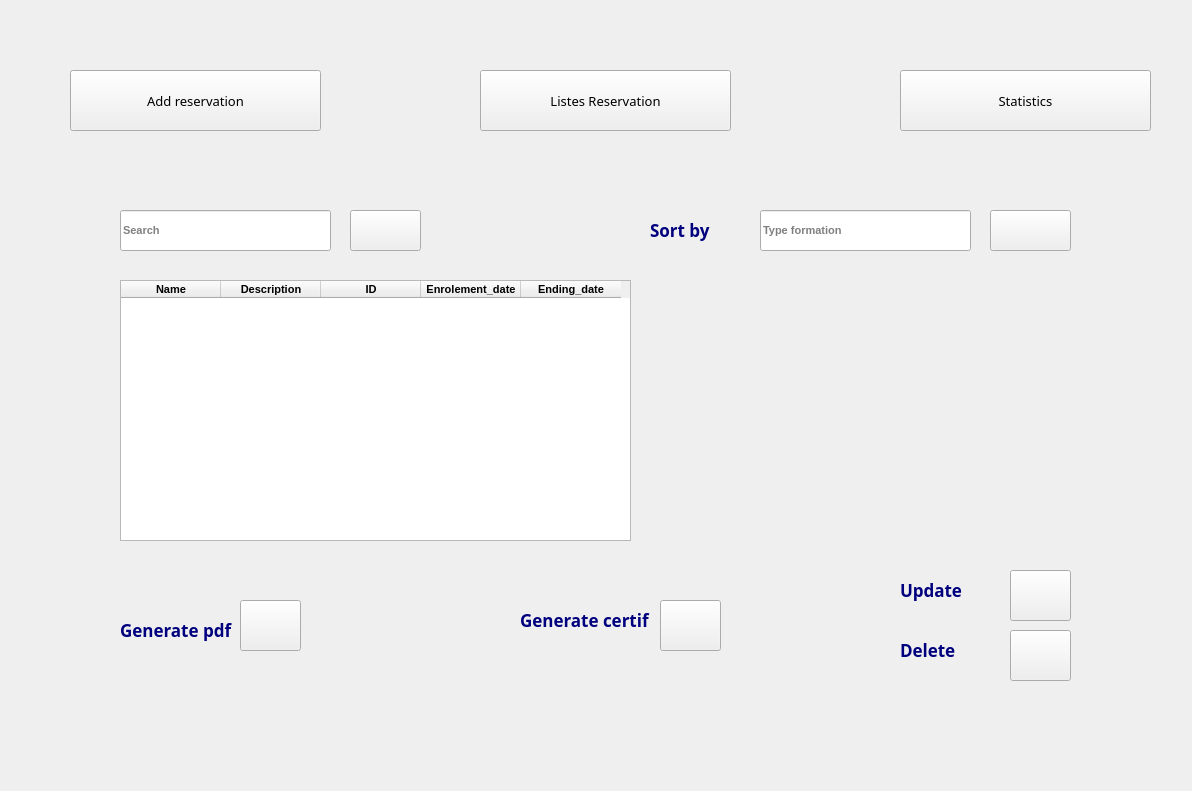
<?xml version="1.0" encoding="UTF-8"?>
<ui version="4.0">
 <class>reservation2</class>
 <widget class="QWidget" name="reservation2">
  <property name="geometry">
   <rect>
    <x>0</x>
    <y>0</y>
    <width>1192</width>
    <height>791</height>
   </rect>
  </property>
  <property name="windowTitle">
   <string>Form</string>
  </property>
  <widget class="QPushButton" name="f_liste_courses">
   <property name="geometry">
    <rect>
     <x>480</x>
     <y>70</y>
     <width>251</width>
     <height>61</height>
    </rect>
   </property>
   <property name="font">
    <font>
     <family>Nirmala UI Semilight</family>
     <pointsize>10</pointsize>
    </font>
   </property>
   <property name="text">
    <string>Listes Reservation</string>
   </property>
   <property name="checkable">
    <bool>false</bool>
   </property>
   <property name="autoDefault">
    <bool>true</bool>
   </property>
   <property name="flat">
    <bool>false</bool>
   </property>
  </widget>
  <widget class="QStackedWidget" name="stackedWidget">
   <property name="geometry">
    <rect>
     <x>40</x>
     <y>180</y>
     <width>1121</width>
     <height>521</height>
    </rect>
   </property>
   <property name="font">
    <font>
     <pointsize>8</pointsize>
     <weight>75</weight>
     <bold>true</bold>
    </font>
   </property>
   <property name="currentIndex">
    <number>1</number>
   </property>
   <widget class="QWidget" name="border1">
    <widget class="QLabel" name="course_name">
     <property name="geometry">
      <rect>
       <x>110</x>
       <y>70</y>
       <width>131</width>
       <height>41</height>
      </rect>
     </property>
     <property name="font">
      <font>
       <family>Nirmala UI Semilight</family>
       <pointsize>12</pointsize>
       <weight>75</weight>
       <bold>true</bold>
      </font>
     </property>
     <property name="text">
      <string>Name</string>
     </property>
    </widget>
    <widget class="QLabel" name="course_type">
     <property name="geometry">
      <rect>
       <x>110</x>
       <y>160</y>
       <width>131</width>
       <height>41</height>
      </rect>
     </property>
     <property name="font">
      <font>
       <family>Nirmala UI Semilight</family>
       <pointsize>12</pointsize>
       <weight>75</weight>
       <bold>true</bold>
      </font>
     </property>
     <property name="text">
      <string>ID Réservation</string>
     </property>
    </widget>
    <widget class="QLabel" name="course_beginning">
     <property name="geometry">
      <rect>
       <x>110</x>
       <y>260</y>
       <width>161</width>
       <height>41</height>
      </rect>
     </property>
     <property name="font">
      <font>
       <family>Nirmala UI Semilight</family>
       <pointsize>12</pointsize>
       <weight>75</weight>
       <bold>true</bold>
      </font>
     </property>
     <property name="text">
      <string>Enrolement date</string>
     </property>
    </widget>
    <widget class="QLabel" name="course_ending">
     <property name="geometry">
      <rect>
       <x>640</x>
       <y>70</y>
       <width>131</width>
       <height>41</height>
      </rect>
     </property>
     <property name="font">
      <font>
       <family>Nirmala UI Semilight</family>
       <pointsize>12</pointsize>
       <weight>75</weight>
       <bold>true</bold>
      </font>
     </property>
     <property name="text">
      <string>Ending date</string>
     </property>
    </widget>
    <widget class="QLabel" name="course_description">
     <property name="geometry">
      <rect>
       <x>640</x>
       <y>160</y>
       <width>131</width>
       <height>41</height>
      </rect>
     </property>
     <property name="font">
      <font>
       <family>Nirmala UI Semilight</family>
       <pointsize>12</pointsize>
       <weight>75</weight>
       <bold>true</bold>
      </font>
     </property>
     <property name="text">
      <string>Description</string>
     </property>
    </widget>
    <widget class="QLineEdit" name="put_name">
     <property name="geometry">
      <rect>
       <x>330</x>
       <y>80</y>
       <width>211</width>
       <height>31</height>
      </rect>
     </property>
     <property name="placeholderText">
      <string>Name</string>
     </property>
    </widget>
    <widget class="QTextEdit" name="put_description">
     <property name="geometry">
      <rect>
       <x>790</x>
       <y>170</y>
       <width>211</width>
       <height>121</height>
      </rect>
     </property>
     <property name="placeholderText">
      <string>Bio</string>
     </property>
    </widget>
    <widget class="QPushButton" name="confirm_add">
     <property name="geometry">
      <rect>
       <x>640</x>
       <y>350</y>
       <width>171</width>
       <height>41</height>
      </rect>
     </property>
     <property name="text">
      <string>Confirm add</string>
     </property>
     <property name="checkable">
      <bool>true</bool>
     </property>
    </widget>
    <widget class="QPushButton" name="confirm_update">
     <property name="geometry">
      <rect>
       <x>830</x>
       <y>350</y>
       <width>171</width>
       <height>41</height>
      </rect>
     </property>
     <property name="text">
      <string>Confirm update</string>
     </property>
    </widget>
    <widget class="QLabel" name="confirm_icon">
     <property name="geometry">
      <rect>
       <x>780</x>
       <y>320</y>
       <width>50</width>
       <height>50</height>
      </rect>
     </property>
     <property name="text">
      <string/>
     </property>
     <property name="pixmap">
      <pixmap resource="res.qrc">:/icon/check-mark_1207330.png</pixmap>
     </property>
     <property name="scaledContents">
      <bool>true</bool>
     </property>
    </widget>
    <widget class="QLabel" name="update_icon">
     <property name="geometry">
      <rect>
       <x>980</x>
       <y>330</y>
       <width>35</width>
       <height>35</height>
      </rect>
     </property>
     <property name="text">
      <string/>
     </property>
     <property name="pixmap">
      <pixmap resource="res.qrc">:/icon/Untitled.png</pixmap>
     </property>
     <property name="scaledContents">
      <bool>true</bool>
     </property>
    </widget>
    <widget class="QDateTimeEdit" name="dateTimeEdit">
     <property name="geometry">
      <rect>
       <x>330</x>
       <y>260</y>
       <width>211</width>
       <height>31</height>
      </rect>
     </property>
     <property name="styleSheet">
      <string notr="true">QDateTimeEdit {
    font: &quot;Poppins&quot;;
    border: 2px solid #3498db;
    border-radius: 5px;
    padding: 3px;
    background: #f8f8f8;
}

QDateTimeEdit::drop-down {
    subcontrol-origin: padding;
    subcontrol-position: center right; /* Ajusté pour centrer verticalement */
    width: 15px;
    border-left: 2px solid #3498db;
    margin-right: 5px;
}

QDateTimeEdit::down-arrow {

    width: 10%;
    height: 10%;
    margin-right: 5px;
}

QDateTimeEdit::up-button, QDateTimeEdit::down-button {
    width: 10%; 
    height: 10%;
    image: url(&quot;C:/Users/WorKenX/Desktop/Project qt/i/icon/fleche2.png&quot;); 
    margin-right: 5px;
}

QDateTimeEdit::down-button {
    image: url(&quot;C:/Users/WorKenX/Desktop/Project qt/i/icon/fleche.png&quot;);
    margin-right: 5px;
}</string>
     </property>
    </widget>
    <widget class="QDateTimeEdit" name="dateTimeEdit_2">
     <property name="geometry">
      <rect>
       <x>790</x>
       <y>80</y>
       <width>211</width>
       <height>31</height>
      </rect>
     </property>
     <property name="styleSheet">
      <string notr="true">QDateTimeEdit {
    font: &quot;Poppins&quot;;
    border: 2px solid #3498db;
    border-radius: 5px;
    padding: 3px;
    background: #f8f8f8;
}

QDateTimeEdit::drop-down {
    subcontrol-origin: padding;
    subcontrol-position: center right; /* Ajusté pour centrer verticalement */
    width: 15px;
    border-left: 2px solid #3498db;
    margin-right: 5px;
}

QDateTimeEdit::down-arrow {

    width: 10%;
    height: 10%;
    margin-right: 5px;
}

QDateTimeEdit::up-button, QDateTimeEdit::down-button {
    width: 10%; 
    height: 10%;
    image: url(&quot;C:/Users/WorKenX/Desktop/Project qt/i/icon/fleche2.png&quot;); 
    margin-right: 5px;
}

QDateTimeEdit::down-button {
    image: url(&quot;C:/Users/WorKenX/Desktop/Project qt/i/icon/fleche.png&quot;);
    margin-right: 5px;
}</string>
     </property>
    </widget>
    <widget class="QLineEdit" name="ID">
     <property name="geometry">
      <rect>
       <x>330</x>
       <y>170</y>
       <width>211</width>
       <height>31</height>
      </rect>
     </property>
     <property name="placeholderText">
      <string>Name</string>
     </property>
    </widget>
   </widget>
   <widget class="QWidget" name="border2">
    <widget class="QLineEdit" name="search_course">
     <property name="geometry">
      <rect>
       <x>80</x>
       <y>30</y>
       <width>211</width>
       <height>41</height>
      </rect>
     </property>
     <property name="placeholderText">
      <string>Search</string>
     </property>
    </widget>
    <widget class="QPushButton" name="search_button">
     <property name="geometry">
      <rect>
       <x>310</x>
       <y>30</y>
       <width>71</width>
       <height>41</height>
      </rect>
     </property>
     <property name="text">
      <string/>
     </property>
     <property name="icon">
      <iconset resource="res.qrc">
       <normaloff>:/icon/search_5807787.png</normaloff>:/icon/search_5807787.png</iconset>
     </property>
     <property name="iconSize">
      <size>
       <width>30</width>
       <height>30</height>
      </size>
     </property>
     <property name="flat">
      <bool>false</bool>
     </property>
    </widget>
    <widget class="QLabel" name="course_name_7">
     <property name="geometry">
      <rect>
       <x>610</x>
       <y>30</y>
       <width>131</width>
       <height>41</height>
      </rect>
     </property>
     <property name="font">
      <font>
       <family>Nirmala UI Semilight</family>
       <pointsize>13</pointsize>
       <weight>75</weight>
       <bold>true</bold>
      </font>
     </property>
     <property name="styleSheet">
      <string notr="true">color: rgb(0, 0, 127);</string>
     </property>
     <property name="text">
      <string>Sort by</string>
     </property>
     <property name="textFormat">
      <enum>Qt::RichText</enum>
     </property>
     <property name="scaledContents">
      <bool>false</bool>
     </property>
    </widget>
    <widget class="QLineEdit" name="sort_by">
     <property name="geometry">
      <rect>
       <x>720</x>
       <y>30</y>
       <width>211</width>
       <height>41</height>
      </rect>
     </property>
     <property name="placeholderText">
      <string>Type formation</string>
     </property>
    </widget>
    <widget class="QPushButton" name="sort_button">
     <property name="geometry">
      <rect>
       <x>950</x>
       <y>30</y>
       <width>81</width>
       <height>41</height>
      </rect>
     </property>
     <property name="text">
      <string/>
     </property>
     <property name="icon">
      <iconset resource="res.qrc">
       <normaloff>:/icon/setting_6874449.png</normaloff>:/icon/setting_6874449.png</iconset>
     </property>
     <property name="iconSize">
      <size>
       <width>30</width>
       <height>30</height>
      </size>
     </property>
    </widget>
    <widget class="QLabel" name="course_name_8">
     <property name="geometry">
      <rect>
       <x>80</x>
       <y>430</y>
       <width>141</width>
       <height>41</height>
      </rect>
     </property>
     <property name="font">
      <font>
       <family>Nirmala UI Semilight</family>
       <pointsize>13</pointsize>
       <weight>75</weight>
       <bold>true</bold>
      </font>
     </property>
     <property name="styleSheet">
      <string notr="true">color: rgb(0, 0, 127);</string>
     </property>
     <property name="text">
      <string>Generate pdf</string>
     </property>
     <property name="textFormat">
      <enum>Qt::RichText</enum>
     </property>
     <property name="scaledContents">
      <bool>false</bool>
     </property>
    </widget>
    <widget class="QPushButton" name="generate_pdf">
     <property name="geometry">
      <rect>
       <x>200</x>
       <y>420</y>
       <width>61</width>
       <height>51</height>
      </rect>
     </property>
     <property name="text">
      <string/>
     </property>
     <property name="icon">
      <iconset resource="res.qrc">
       <normaloff>:/icon/pdf_8304568.png</normaloff>:/icon/pdf_8304568.png</iconset>
     </property>
     <property name="iconSize">
      <size>
       <width>40</width>
       <height>40</height>
      </size>
     </property>
     <property name="flat">
      <bool>false</bool>
     </property>
    </widget>
    <widget class="QLabel" name="course_name_9">
     <property name="geometry">
      <rect>
       <x>480</x>
       <y>420</y>
       <width>161</width>
       <height>41</height>
      </rect>
     </property>
     <property name="font">
      <font>
       <family>Nirmala UI Semilight</family>
       <pointsize>13</pointsize>
       <weight>75</weight>
       <bold>true</bold>
      </font>
     </property>
     <property name="styleSheet">
      <string notr="true">color: rgb(0, 0, 127);</string>
     </property>
     <property name="text">
      <string>Generate certif</string>
     </property>
     <property name="textFormat">
      <enum>Qt::RichText</enum>
     </property>
     <property name="scaledContents">
      <bool>false</bool>
     </property>
    </widget>
    <widget class="QPushButton" name="generate_certif">
     <property name="geometry">
      <rect>
       <x>620</x>
       <y>420</y>
       <width>61</width>
       <height>51</height>
      </rect>
     </property>
     <property name="text">
      <string/>
     </property>
     <property name="icon">
      <iconset resource="res.qrc">
       <normaloff>:/icon/diploma_4706145.png</normaloff>:/icon/diploma_4706145.png</iconset>
     </property>
     <property name="iconSize">
      <size>
       <width>40</width>
       <height>40</height>
      </size>
     </property>
     <property name="flat">
      <bool>false</bool>
     </property>
    </widget>
    <widget class="QLabel" name="course_name_10">
     <property name="geometry">
      <rect>
       <x>860</x>
       <y>390</y>
       <width>131</width>
       <height>41</height>
      </rect>
     </property>
     <property name="font">
      <font>
       <family>Nirmala UI Semilight</family>
       <pointsize>13</pointsize>
       <weight>75</weight>
       <bold>true</bold>
      </font>
     </property>
     <property name="styleSheet">
      <string notr="true">color: rgb(0, 0, 127);</string>
     </property>
     <property name="text">
      <string>Update</string>
     </property>
     <property name="textFormat">
      <enum>Qt::RichText</enum>
     </property>
     <property name="scaledContents">
      <bool>false</bool>
     </property>
    </widget>
    <widget class="QPushButton" name="update_button">
     <property name="geometry">
      <rect>
       <x>970</x>
       <y>390</y>
       <width>61</width>
       <height>51</height>
      </rect>
     </property>
     <property name="text">
      <string/>
     </property>
     <property name="icon">
      <iconset resource="res.qrc">
       <normaloff>:/icon/edit_1443396.png</normaloff>:/icon/edit_1443396.png</iconset>
     </property>
     <property name="iconSize">
      <size>
       <width>40</width>
       <height>40</height>
      </size>
     </property>
     <property name="flat">
      <bool>false</bool>
     </property>
    </widget>
    <widget class="QLabel" name="course_name_11">
     <property name="geometry">
      <rect>
       <x>860</x>
       <y>450</y>
       <width>131</width>
       <height>41</height>
      </rect>
     </property>
     <property name="font">
      <font>
       <family>Nirmala UI Semilight</family>
       <pointsize>13</pointsize>
       <weight>75</weight>
       <bold>true</bold>
      </font>
     </property>
     <property name="styleSheet">
      <string notr="true">color: rgb(0, 0, 127);</string>
     </property>
     <property name="text">
      <string>Delete</string>
     </property>
     <property name="textFormat">
      <enum>Qt::RichText</enum>
     </property>
     <property name="scaledContents">
      <bool>false</bool>
     </property>
    </widget>
    <widget class="QPushButton" name="delete_2">
     <property name="geometry">
      <rect>
       <x>970</x>
       <y>450</y>
       <width>61</width>
       <height>51</height>
      </rect>
     </property>
     <property name="text">
      <string/>
     </property>
     <property name="icon">
      <iconset resource="res.qrc">
       <normaloff>:/icon/delete_3983957.png</normaloff>:/icon/delete_3983957.png</iconset>
     </property>
     <property name="iconSize">
      <size>
       <width>40</width>
       <height>40</height>
      </size>
     </property>
     <property name="flat">
      <bool>false</bool>
     </property>
    </widget>
    <widget class="QTableWidget" name="tableau_historique">
     <property name="geometry">
      <rect>
       <x>80</x>
       <y>100</y>
       <width>511</width>
       <height>261</height>
      </rect>
     </property>
     <column>
      <property name="text">
       <string>Name</string>
      </property>
     </column>
     <column>
      <property name="text">
       <string>Description</string>
      </property>
     </column>
     <column>
      <property name="text">
       <string>ID</string>
      </property>
      <property name="background">
       <color>
        <red>100</red>
        <green>161</green>
        <blue>194</blue>
       </color>
      </property>
     </column>
     <column>
      <property name="text">
       <string>Enrolement_date</string>
      </property>
     </column>
     <column>
      <property name="text">
       <string>Ending_date</string>
      </property>
     </column>
    </widget>
   </widget>
   <widget class="QWidget" name="border3">
    <widget class="QLabel" name="stat1">
     <property name="geometry">
      <rect>
       <x>10</x>
       <y>80</y>
       <width>511</width>
       <height>261</height>
      </rect>
     </property>
     <property name="text">
      <string/>
     </property>
     <property name="pixmap">
      <pixmap resource="res.qrc">:/icon/f.png</pixmap>
     </property>
     <property name="scaledContents">
      <bool>true</bool>
     </property>
    </widget>
    <widget class="QLabel" name="stat2">
     <property name="geometry">
      <rect>
       <x>570</x>
       <y>80</y>
       <width>531</width>
       <height>261</height>
      </rect>
     </property>
     <property name="text">
      <string/>
     </property>
     <property name="pixmap">
      <pixmap resource="res.qrc">:/icon/e.png</pixmap>
     </property>
     <property name="scaledContents">
      <bool>true</bool>
     </property>
    </widget>
   </widget>
  </widget>
  <widget class="QLabel" name="label_3">
   <property name="geometry">
    <rect>
     <x>930</x>
     <y>80</y>
     <width>40</width>
     <height>40</height>
    </rect>
   </property>
   <property name="text">
    <string/>
   </property>
   <property name="pixmap">
    <pixmap resource="res.qrc">:/icon/statii.png</pixmap>
   </property>
   <property name="scaledContents">
    <bool>true</bool>
   </property>
  </widget>
  <widget class="QLabel" name="label_2">
   <property name="geometry">
    <rect>
     <x>80</x>
     <y>80</y>
     <width>40</width>
     <height>40</height>
    </rect>
   </property>
   <property name="text">
    <string/>
   </property>
   <property name="pixmap">
    <pixmap resource="res.qrc">:/icon/plus2.png</pixmap>
   </property>
   <property name="scaledContents">
    <bool>true</bool>
   </property>
  </widget>
  <widget class="QPushButton" name="f_add_course">
   <property name="geometry">
    <rect>
     <x>70</x>
     <y>70</y>
     <width>251</width>
     <height>61</height>
    </rect>
   </property>
   <property name="font">
    <font>
     <family>Nirmala UI Semilight</family>
     <pointsize>10</pointsize>
     <weight>50</weight>
     <bold>false</bold>
    </font>
   </property>
   <property name="styleSheet">
    <string notr="true"/>
   </property>
   <property name="text">
    <string>Add reservation</string>
   </property>
   <property name="checkable">
    <bool>false</bool>
   </property>
   <property name="checked">
    <bool>false</bool>
   </property>
   <property name="autoDefault">
    <bool>true</bool>
   </property>
   <property name="default">
    <bool>false</bool>
   </property>
  </widget>
  <widget class="QPushButton" name="f_statistics">
   <property name="geometry">
    <rect>
     <x>900</x>
     <y>70</y>
     <width>251</width>
     <height>61</height>
    </rect>
   </property>
   <property name="font">
    <font>
     <family>Nirmala UI Semilight</family>
     <pointsize>10</pointsize>
    </font>
   </property>
   <property name="text">
    <string>Statistics</string>
   </property>
   <property name="checkable">
    <bool>false</bool>
   </property>
   <property name="autoDefault">
    <bool>true</bool>
   </property>
  </widget>
  <widget class="QLabel" name="label">
   <property name="geometry">
    <rect>
     <x>500</x>
     <y>80</y>
     <width>30</width>
     <height>40</height>
    </rect>
   </property>
   <property name="text">
    <string/>
   </property>
   <property name="pixmap">
    <pixmap resource="res.qrc">:/icon/list1.png</pixmap>
   </property>
   <property name="scaledContents">
    <bool>true</bool>
   </property>
  </widget>
  <zorder>f_statistics</zorder>
  <zorder>f_add_course</zorder>
  <zorder>f_liste_courses</zorder>
  <zorder>stackedWidget</zorder>
  <zorder>label_3</zorder>
  <zorder>label_2</zorder>
  <zorder>label</zorder>
 </widget>
 <resources>
  <include location="res.qrc"/>
 </resources>
 <connections/>
</ui>
